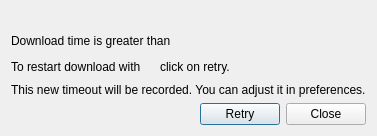
<?xml version="1.0" encoding="UTF-8"?>
<ui version="4.0">
 <class>CNetworkTimeout</class>
 <widget class="QDialog" name="CNetworkTimeout">
  <property name="geometry">
   <rect>
    <x>0</x>
    <y>0</y>
    <width>375</width>
    <height>135</height>
   </rect>
  </property>
  <property name="windowTitle">
   <string>Aqic</string>
  </property>
  <layout class="QVBoxLayout" name="verticalLayout">
   <item>
    <widget class="QLabel" name="m_warning">
     <property name="alignment">
      <set>Qt::AlignCenter</set>
     </property>
    </widget>
   </item>
   <item>
    <layout class="QHBoxLayout" name="horizontalLayout_2">
     <item>
      <widget class="QLabel" name="label">
       <property name="text">
        <string>Download time is greater than </string>
       </property>
      </widget>
     </item>
     <item>
      <widget class="QLabel" name="m_timeout">
       <property name="text">
        <string/>
       </property>
      </widget>
     </item>
     <item>
      <spacer name="horizontalSpacer">
       <property name="orientation">
        <enum>Qt::Horizontal</enum>
       </property>
       <property name="sizeHint" stdset="0">
        <size>
         <width>40</width>
         <height>20</height>
        </size>
       </property>
      </spacer>
     </item>
    </layout>
   </item>
   <item>
    <layout class="QHBoxLayout" name="horizontalLayout">
     <item>
      <widget class="QLabel" name="label_2">
       <property name="text">
        <string>To restart download with</string>
       </property>
      </widget>
     </item>
     <item>
      <widget class="QLabel" name="m_newTimeout">
       <property name="text">
        <string/>
       </property>
      </widget>
     </item>
     <item>
      <widget class="QLabel" name="label_3">
       <property name="text">
        <string>click on retry.</string>
       </property>
      </widget>
     </item>
     <item>
      <spacer name="horizontalSpacer_2">
       <property name="orientation">
        <enum>Qt::Horizontal</enum>
       </property>
       <property name="sizeHint" stdset="0">
        <size>
         <width>40</width>
         <height>20</height>
        </size>
       </property>
      </spacer>
     </item>
    </layout>
   </item>
   <item>
    <widget class="QLabel" name="label_4">
     <property name="text">
      <string>This new timeout will be recorded. You can adjust it in preferences.</string>
     </property>
    </widget>
   </item>
   <item>
    <widget class="QDialogButtonBox" name="dialogButtonBox">
     <property name="orientation">
      <enum>Qt::Horizontal</enum>
     </property>
     <property name="standardButtons">
      <set>QDialogButtonBox::Close|QDialogButtonBox::Retry</set>
     </property>
    </widget>
   </item>
  </layout>
 </widget>
 <resources/>
 <connections>
  <connection>
   <sender>dialogButtonBox</sender>
   <signal>accepted()</signal>
   <receiver>CNetworkTimeout</receiver>
   <slot>accept()</slot>
   <hints>
    <hint type="sourcelabel">
     <x>248</x>
     <y>254</y>
    </hint>
    <hint type="destinationlabel">
     <x>157</x>
     <y>274</y>
    </hint>
   </hints>
  </connection>
  <connection>
   <sender>dialogButtonBox</sender>
   <signal>rejected()</signal>
   <receiver>CNetworkTimeout</receiver>
   <slot>reject()</slot>
   <hints>
    <hint type="sourcelabel">
     <x>316</x>
     <y>260</y>
    </hint>
    <hint type="destinationlabel">
     <x>286</x>
     <y>274</y>
    </hint>
   </hints>
  </connection>
 </connections>
</ui>
